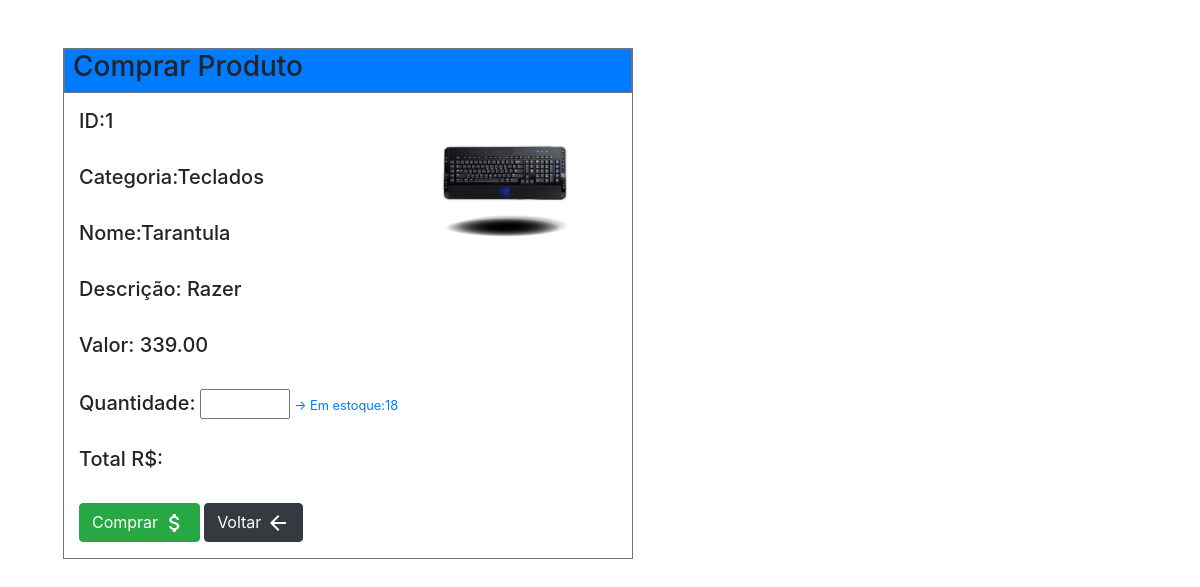
The app's page /formularios/frmComprarProdutos.php?ID=1 (signed in) with its own data.
### tables this page shows
CREATE TABLE `produtos` (
  `ID` int(10) NOT NULL,
  `Categoria` varchar(30) NOT NULL,
  `Fabricante` varchar(45) NOT NULL,
  `Nome` varchar(45) NOT NULL,
  `Valor` decimal(20,2) NOT NULL,
  `Quantidade` int(10) NOT NULL,
  `Imagem` varchar(45) NOT NULL
);

### formularios/frmComprarProdutos.php (the view, shortened to what this page needs)
<?php
$id = trim($_GET['ID']);
$pdo = Conexao::conectar();
$pdo->setAttribute(PDO::ATTR_ERRMODE, PDO::ERRMODE_EXCEPTION);
$sql = "SELECT * FROM produtos WHERE ID=?";
$query = $pdo->prepare($sql);
$query->execute(array($id));
$dados = $query->fetch(PDO::FETCH_ASSOC);
$pro_imagem = $dados['Imagem'];
$pro_categoria = $dados['Categoria'];
$pro_nome = $dados['Nome'];
$pro_fabricante = $dados['Fabricante'];
$pro_valor = $dados['Valor'];
$pro_quantidade = $dados['Quantidade'];
?>
<!DOCTYPE html>
<html lang="pt-br">
<head>
    <link rel='stylesheet' href='https://stackpath.bootstrapcdn.com/bootstrap/4.1.3/css/bootstrap.min.css'>
    <link rel='stylesheet' href='../bootstrap-4.5.2-dist/dist/css/bootstrap.min.css'>
</head>
<body>
    <div class="table-responsive-xl col-md-6 m-5">
        <div class="border border-secondary">
            <div class="table border border-secondary bg-primary">
                <h3 class='ml-2'>Comprar Produto</h3>
            </div>
            <form action="../metodos/compProdutos.php" method="GET" id="frmComprarProdutos" name="frmCompraProdutos" class="col s12">
                <img class="img-responsive float-right mr-5" src='../imagens/catalogo/<?php echo $pro_imagem; ?>'>
                <div class="form-group">
                    <label for="lblPro_Id">
                        <h5>ID:<?php echo $id; ?></h5>
                    </label>
                </div>
                <div class="form-group">
                    <label for="lblPro_Categoria">
                        <h5>Categoria:<?php echo $pro_categoria; ?></h5>
                    </label>
                </div>
                <div class="form-group">
                    <label for="lblPro_Nome">
                        <h5>Nome:<?php echo $pro_nome; ?></h5>
                    </label>
                </div>
                <div class="form-group">
                    <label for="lblPro_Descricao">
                        <h5>Descrição: <?php echo $pro_fabricante; ?></h5>
                    </label>
                </div>
                <div class="form-group">
                    <label for="lblPro_Valor">
                        <h5>Valor: <?php echo $pro_valor; ?></h5>
                    </label>
                </div>
                <div class="form-group">
                    <label for="lblPro_Quantidade"><h5>Quantidade:</h5></label>
                    <input type="number" min='1' max='<?php echo $pro_quantidade?>' id="txtPro_Quantidade" name="txtPro_Quantidade" onblur="calcular()" class='col-md-2' required>
                    <small class='text-primary'> -> Em estoque:<?php echo $pro_quantidade?></small>
                    </div>
                <div class="form-group">
                    <label for="lblTotal">
                        <h5>Total R$: <label id="total"></label>
                    </label></h5>
                </div>
                <div class="form-group">
                    <button class="btn btn-primary btn btn-success" type="submit" name="btnGrv">Comprar
                        <i class="material-icons right align-middle">attach_money</i>
                    </button>
                    <button class="btn btn-primary btn btn-dark" type="button" name="btnVoltar" onclick="JavaScript:location.href='../formularios/index.php'">Voltar
                        <i class="material-icons right align-middle">arrow_back</i>
                    </button>
                </div>
        </div>
    </div>
</body>
</html>

### records on screen
produtos: Imagem (picture), Categoria "Teclados", Nome "Tarantula", Fabricante "Razer", Valor "339.00", Quantidade "18"

### other values on screen
$id "1"
